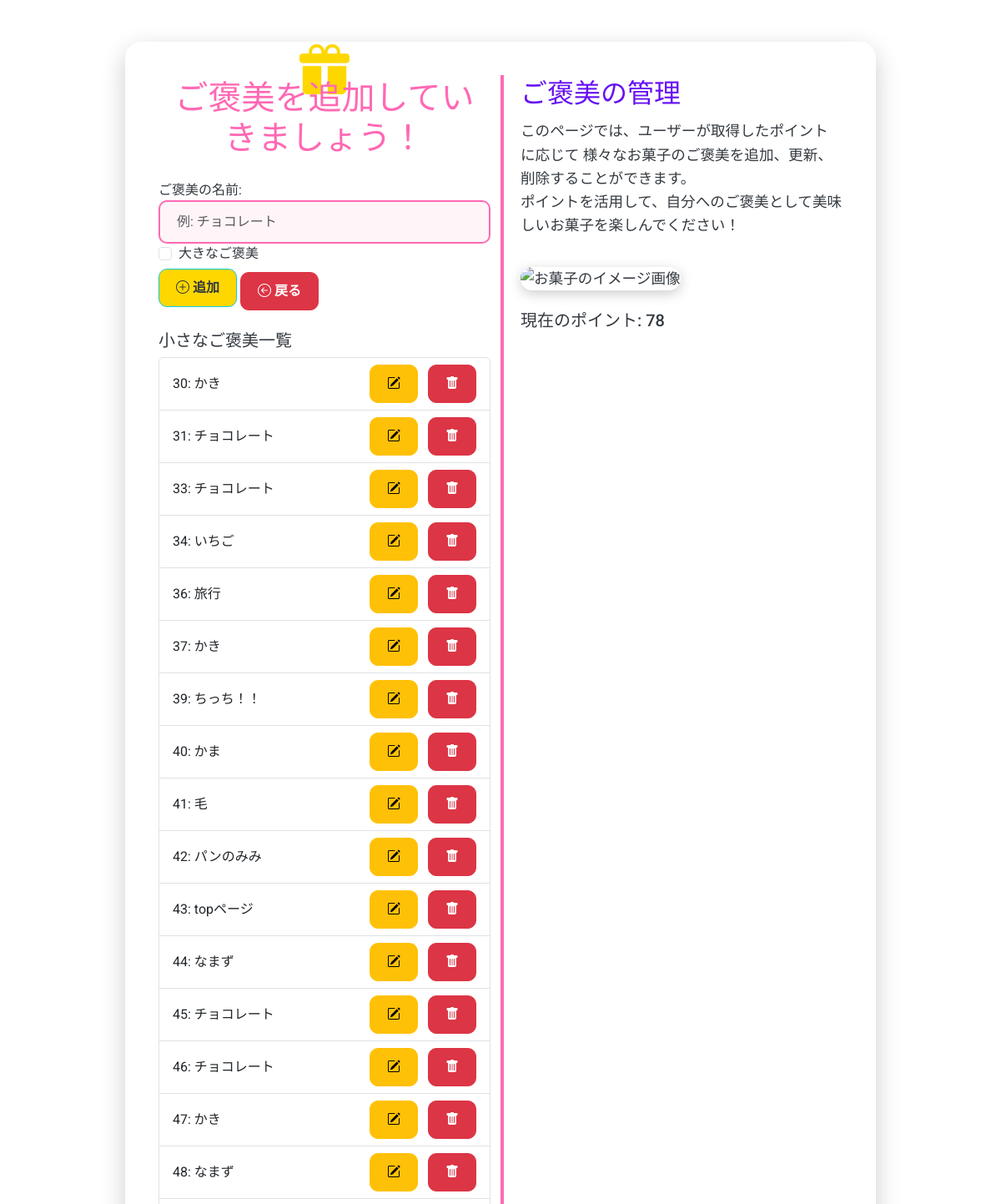
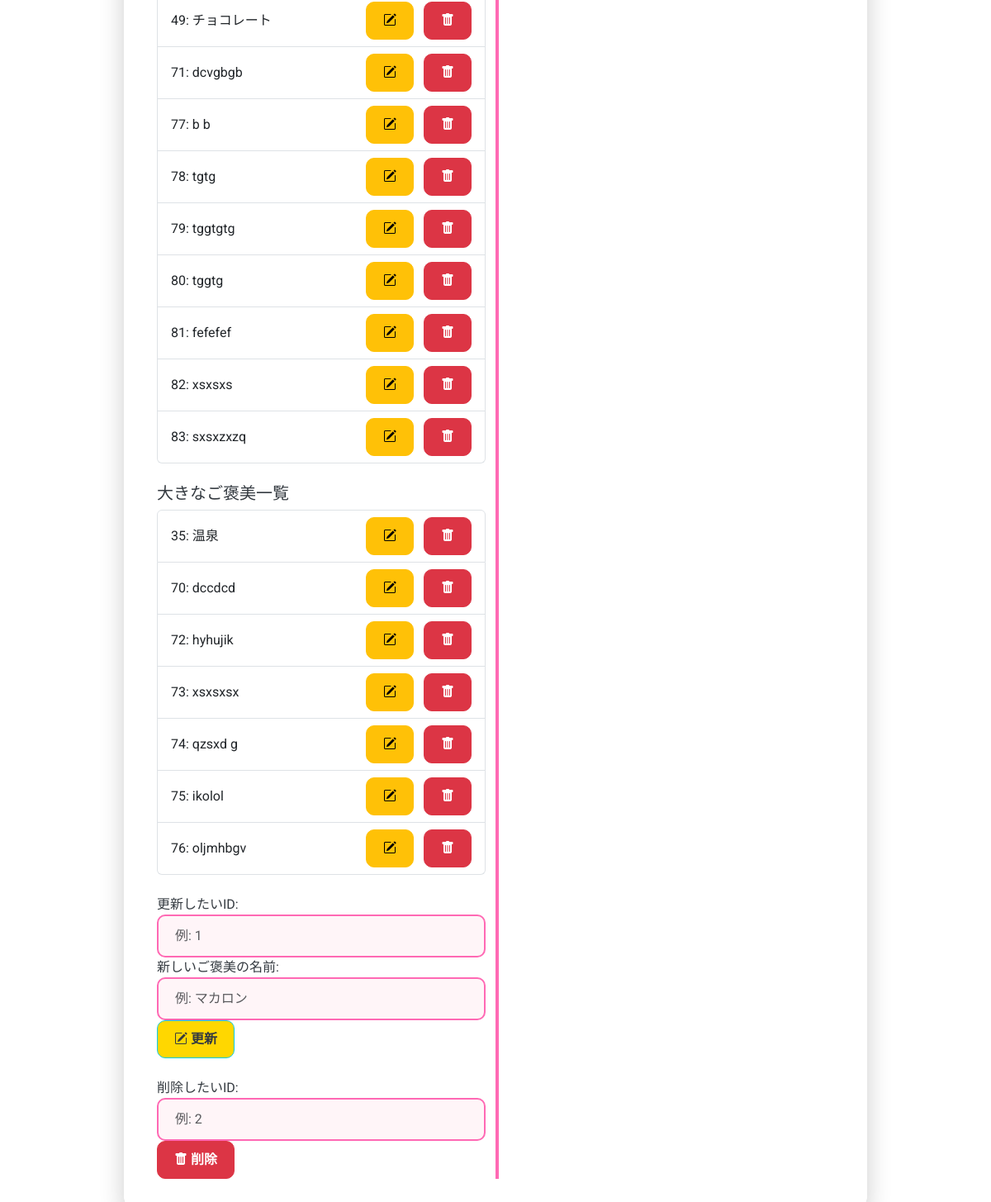
Screenshot of /add (signed in) with the database file from the repository (2 pictures, top to bottom).
### app.py (models this page shows)
class Reword(db.Model):
    id = db.Column(db.Integer, primary_key=True)
    name = db.Column(db.String(80), nullable=False)
    reword_kind = db.Column(db.Boolean)
    description = db.Column(db.String(200))
    user_id = db.Column(db.Integer)
    point = db.Column(db.Integer)

### app.py (the view)
@app.route('/add', methods=['GET']) #addのページより送信された情報を取得して以下の関数を実行する
@login_required
def add_get():
    small_reword = Reword.query.filter(Reword.reword_kind == 0, Reword.user_id == current_user.get_id())
    big_reword = Reword.query.filter(Reword.reword_kind == 1, Reword.user_id == current_user.get_id())
    return render_template('register_rewords/index.html', small_reword=small_reword, big_reword=big_reword)

### app.py (called while the page is built)
@login_manager.user_loader
def load_user(id):
    return User.query.get(int(id))

### templates/register_rewords/index.html (shortened to what this page needs)
<!DOCTYPE html>
<html lang="ja">
<head>
    <link href="https://cdn.jsdelivr.net/npm/bootstrap@5.3.0/dist/css/bootstrap.min.css" rel="stylesheet"
>
    <link rel="stylesheet" href="https://cdn.jsdelivr.net/npm/bootstrap-icons@1.10.5/font/bootstrap-icons.css">
</head>
<body>
    <div class="container">
        <div class="row">
            <div class="col-md-6 position-relative">
                <i class="bi bi-gift-fill h1-icon"></i>
                <h1>ご褒美を追加していきましょう！</h1>
                <form action="/create" method="POST">
                    <div class="form-group">
                        <label for="reword">ご褒美の名前:</label>
                        <input type="text" class="form-control" id="reword" name="reword" placeholder="例: チョコレート" required>
                    </div>
                    <div class="form-group form-check">
                        <input type="checkbox" class="form-check-input" id="big_reword" name="reword_kind">
                        <label class="form-check-label" for="big_reword">大きなご褒美</label>
                    </div>
                    <button type="submit" class="btn btn-info"><i class="bi bi-plus-circle"></i> 追加</button>
                    <a href="{{ url_for('Home') }}" class="btn btn-danger mt-2">
                        <i class="bi bi-arrow-left-circle"></i> 戻る
                    </a>
                    <div class="mt-4">
                        <h5>小さなご褒美一覧</h5>
                        <ul class="list-group">
                            {% for data in small_reword %}
                            <li class="list-group-item d-flex justify-content-between align-items-center">
                                <span>{{ data.id }}: {{ data.name }}</span>
                                <span>
                                    <a href="/edit/{{ data.id }}" class="btn btn-sm btn-warning me-2"><i class="bi bi-pencil-square"></i></a>
                                    <form action="/delete" method="POST" class="d-inline">
                                        <button type="submit" class="btn btn-sm btn-danger"><i class="bi bi-trash-fill"></i></button>
                                    </form>
                                </span>
                            </li>
                            {% endfor %}
                        </ul>
                    </div>
                    <div class="mt-4">
                        <h5>大きなご褒美一覧</h5>
                        <ul class="list-group">
                            {% for data in big_reword %}
                            <li class="list-group-item d-flex justify-content-between align-items-center">
                                <span>{{ data.id }}: {{ data.name }}</span>
                                <span>
                                    <a href="/edit/{{ data.id }}" class="btn btn-sm btn-warning me-2"><i class="bi bi-pencil-square"></i></a>
                                    <form action="/delete" method="POST" class="d-inline">
                                        <button type="submit" class="btn btn-sm btn-danger"><i class="bi bi-trash-fill"></i></button>
                                    </form>
                                </span>
                            </li>
                            {% endfor %}
                        </ul>
                    </div>
                </form>
                <form action="/update" method="POST" class="mt-4">
                    <div class="form-group">
                        <label for="update_id">更新したいID:</label>
                        <input type="text" class="form-control" id="update_id" name="id" placeholder="例: 1" required>
                    </div>
                    <div class="form-group">
                        <label for="update_reword">新しいご褒美の名前:</label>
                        <input type="text" class="form-control" id="update_reword" name="reword" placeholder="例: マカロン" required>
                    </div>
                    <button type="submit" class="btn btn-info"><i class="bi bi-pencil-square"></i> 更新</button>
                </form>
                <form action="/delete" method="POST" class="mt-4">
                    <div class="form-group">
                        <label for="delete_id">削除したいID:</label>
                        <input type="text" class="form-control" id="delete_id" name="id" placeholder="例: 2" required>
                    </div>
                    <button type="submit" class="btn btn-danger"><i class="bi bi-trash-fill"></i> 削除</button>
                </form>
            </div>
            <div class="col-md-6 description">
                <h2>ご褒美の管理</h2>
                <p>
                    このページでは、ユーザーが取得したポイントに応じて
                    <span class="highlight-yellow">様々なお菓子のご褒美</span>を追加、更新、削除することができます。<br>
                    ポイントを活用して、自分へのご褒美として美味しいお菓子を楽しんでください！
                </p>
                <img src="https://st2.depositphotos.com/4135663/7084/i/450/depositphotos_70849227-stock-photo-row-of-macaroons-on-black.jpg" alt="お菓子のイメージ画像">
                <div class="mt-4">
                    <h5>現在のポイント: <span id="points">0</span></h5>
                </div>
            </div>
        </div>
    </div>
</body>
</html>

### templates/register_rewords/index.html (style rules this page uses)
:root { --primary-color: #FF69B4; --secondary-color: #FFD700; --success-color: #28a745; --danger-color: #dc3545; --light-color: #fff5f8; --dark-color: #343a40; --indigo-color: #6610f2; }
body { background: url('https://images.unsplash.com/photo-1589927986089-35812389fc8c?auto=format&fit=crop&w=1350&q=80') center center fixed; background-size: cover; color: var(--dark-color); font-family: 'Roboto', sans-serif; margin: 0; padding: 0; min-height: 100vh; }
.container { max-width: 900px; margin: 50px auto; background: rgba(255, 255, 255, 0.95); padding: 40px; border-radius: 20px; box-shadow: 0 10px 30px rgba(0, 0, 0, 0.2); }
h1 { text-align: center; margin-bottom: 30px; color: var(--primary-color); font-family: 'Pacifico', cursive; font-size: 2.5rem; position: relative; }
.h1-icon { position: absolute; left: 50%; transform: translateX(-50%); top: -50px; font-size: 60px; color: var(--secondary-color); }
.form-control { background: var(--light-color); border: 2px solid var(--primary-color); color: var(--dark-color); border-radius: 10px; padding: 12px 20px; transition: background-color 0.3s ease, border-color 0.3s ease, box-shadow 0.3s ease; }
.btn { padding: 10px 20px; font-size: 16px; font-weight: 600; border-radius: 10px; transition: background-color 0.3s ease, box-shadow 0.3s ease; }
.btn-info { background: var(--secondary-color); color: var(--dark-color); }
.btn-danger { background: var(--danger-color); color: #ffffff; }
.description { padding-left: 20px; border-left: 4px solid var(--primary-color); color: var(--dark-color); font-size: 1.1rem; line-height: 1.6; }
.description h2 { color: var(--indigo-color); font-family: 'Pacifico', cursive; font-size: 2rem; margin-bottom: 15px; }
.description img { margin-top: 20px; max-width: 100%; border-radius: 15px; box-shadow: 0 4px 15px rgba(0, 0, 0, 0.2); }

### rows the page displays
Reword: id "30", name "かき"
Reword: id "31", name "チョコレート"
Reword: id "33", name "チョコレート"
Reword: id "34", name "いちご"
Reword: id "36", name "旅行"
Reword: id "37", name "かき"
Reword: id "39", name "ちっち！！"
Reword: id "40", name "かま"
Reword: id "41", name "毛"
Reword: id "42", name "パンのみみ"
Reword: id "43", name "topページ"
Reword: id "44", name "なまず"
Reword: id "45", name "チョコレート"
Reword: id "46", name "チョコレート"
Reword: id "47", name "かき"
Reword: id "48", name "なまず"
Reword: id "49", name "チョコレート"
Reword: id "71", name "dcvgbgb"
Reword: id "77", name "b b"
Reword: id "78", name "tgtg"
Reword: id "79", name "tggtgtg"
Reword: id "80", name "tggtg"
Reword: id "81", name "fefefef"
Reword: id "82", name "xsxsxs"
Reword: id "83", name "sxsxzxzq"
Reword: id "35", name "温泉"
Reword: id "70", name "dccdcd"
Reword: id "72", name "hyhujik"
Reword: id "73", name "xsxsxsx"
Reword: id "74", name "qzsxd g"
Reword: id "75", name "ikolol"
Reword: id "76", name "oljmhbgv"
